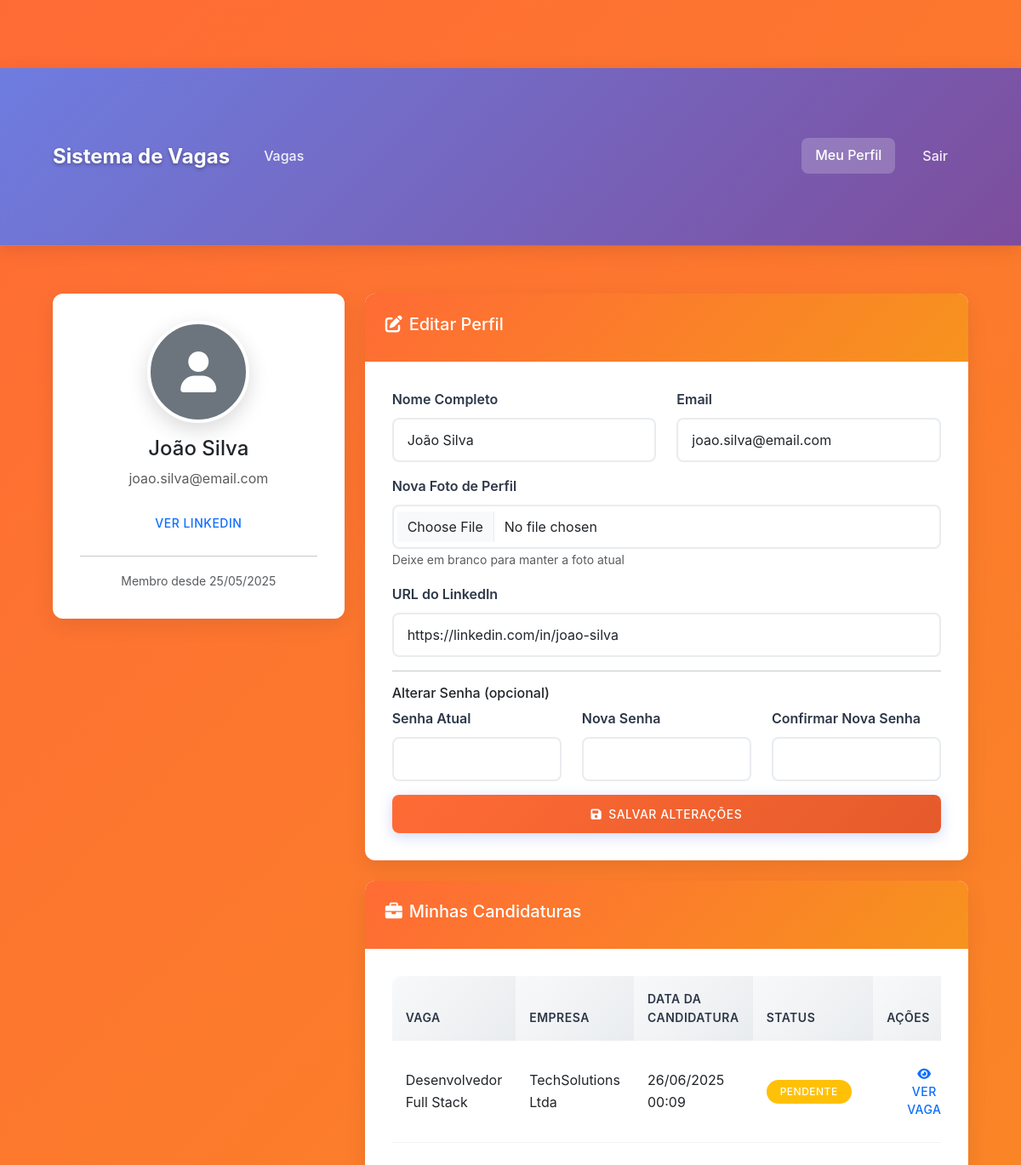
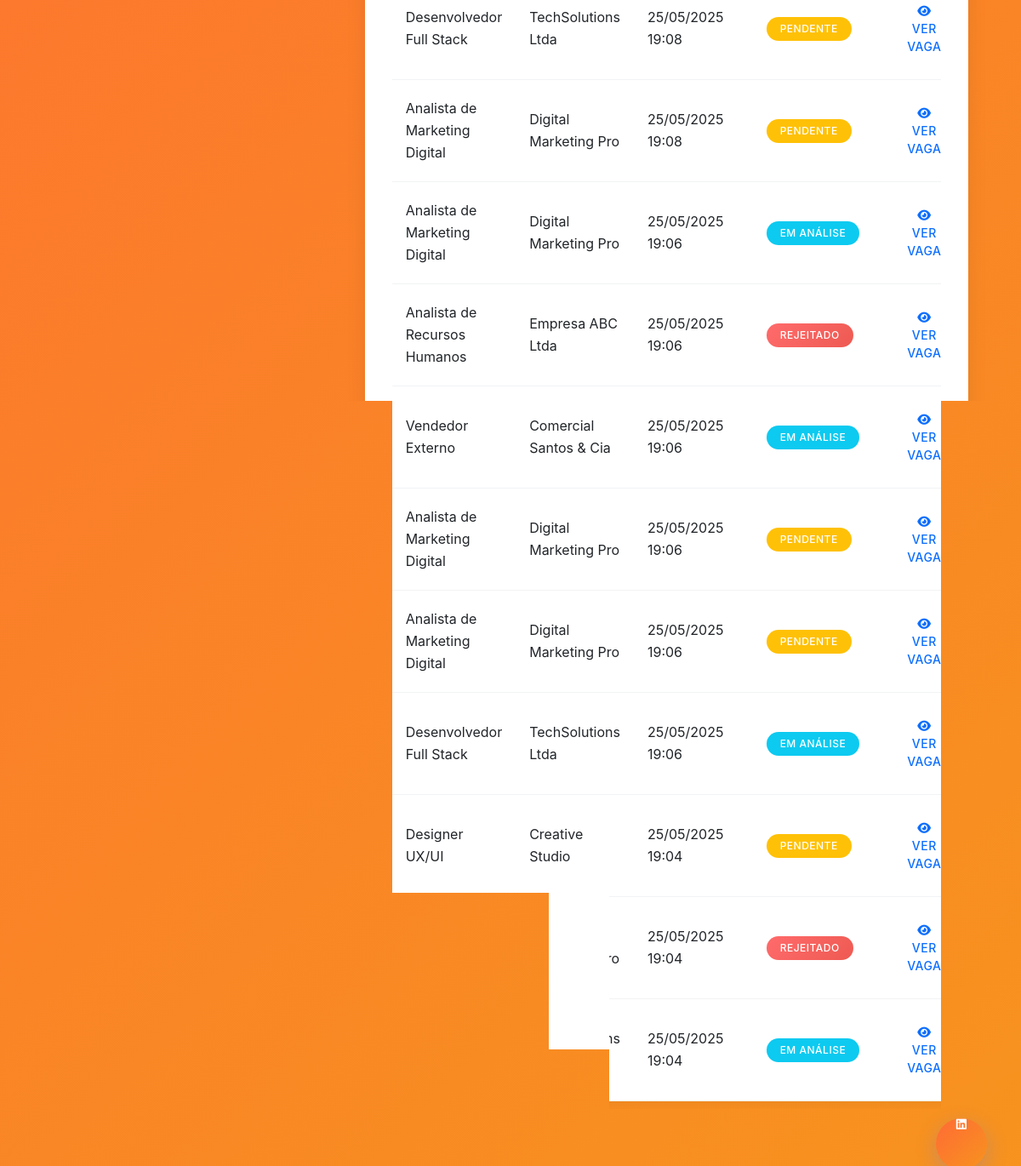
The app's page /profile.php (signed in) with its own data (2 pictures, top to bottom).
### tables this page shows
CREATE TABLE users (
        id INTEGER PRIMARY KEY AUTOINCREMENT,
        name VARCHAR(100) NOT NULL,
        email VARCHAR(100) NOT NULL UNIQUE,
        password VARCHAR(255) NOT NULL,
        profile_image VARCHAR(255),
        linkedin_url VARCHAR(255),
        role VARCHAR(10) DEFAULT 'user',
        created_at DATETIME DEFAULT CURRENT_TIMESTAMP
    );

CREATE TABLE job_applications (
        id INTEGER PRIMARY KEY AUTOINCREMENT,
        job_id INTEGER,
        user_id INTEGER,
        status VARCHAR(20) DEFAULT 'pending',
        created_at DATETIME DEFAULT CURRENT_TIMESTAMP,
        FOREIGN KEY (job_id) REFERENCES job_postings(id),
        FOREIGN KEY (user_id) REFERENCES users(id)
    );

CREATE TABLE job_postings (
        id INTEGER PRIMARY KEY AUTOINCREMENT,
        title VARCHAR(200) NOT NULL,
        description TEXT NOT NULL,
        requirements TEXT NOT NULL,
        company_name VARCHAR(100) NOT NULL,
        location VARCHAR(100) NOT NULL,
        salary_range VARCHAR(100),
        contact_email VARCHAR(100) NOT NULL,
        contact_phone VARCHAR(20),
        company_logo VARCHAR(255),
        category_id INTEGER,
        is_active BOOLEAN DEFAULT 1,
        created_by INTEGER,
        created_at DATETIME DEFAULT CURRENT_TIMESTAMP,
        FOREIGN KEY (category_id) REFERENCES categories(id),
        FOREIGN KEY (created_by) REFERENCES users(id)
    );

### profile.php (the view, shortened to what this page needs)
<?php
require_once 'config/database.php';
$user_id = $_SESSION['user_id'];
$stmt = $conn->prepare("SELECT * FROM users WHERE id = ?");
$stmt->execute([$user_id]);
$user = $stmt->fetch(PDO::FETCH_ASSOC);
$stmt = $conn->prepare("SELECT ja.*, jp.title, jp.company_name, jp.created_at as job_created
                       FROM job_applications ja
                       JOIN job_postings jp ON ja.job_id = jp.id
                       WHERE ja.user_id = ?
                       ORDER BY ja.created_at DESC");
$stmt->execute([$user_id]);
$applications = $stmt->fetchAll(PDO::FETCH_ASSOC);
?>
<!DOCTYPE html>
<html lang="pt-BR">
<head>
    <link href="https://cdn.jsdelivr.net/npm/bootstrap@5.3.0/dist/css/bootstrap.min.css" rel="stylesheet">
    <link href="https://cdnjs.cloudflare.com/ajax/libs/font-awesome/6.0.0/css/all.min.css" rel="stylesheet">
    <link href="assets/css/style.css" rel="stylesheet">
</head>
<body>
    <nav class="navbar navbar-expand-lg navbar-dark bg-primary">
        <div class="container">
            <a class="navbar-brand" href="index.php">Sistema de Vagas</a>
            <div class="collapse navbar-collapse" id="navbarNav">
                <ul class="navbar-nav me-auto">
                    <li class="nav-item">
                        <a class="nav-link" href="index.php">Vagas</a>
                    </li>
                </ul>
                <ul class="navbar-nav">
                    <li class="nav-item">
                        <a class="nav-link active" href="profile.php">Meu Perfil</a>
                    </li>
                    <li class="nav-item">
                        <a class="nav-link" href="logout.php">Sair</a>
                    </li>
                </ul>
            </div>
        </div>
    </nav>
    <div class="container mt-4">
        <div class="row">
            <div class="col-md-4">
                <div class="card">
                    <div class="card-body text-center">
                        <?php if ($user['profile_image']): ?>
                            <img src="<?php echo htmlspecialchars($user['profile_image']); ?>"
                                 alt="Foto do perfil"
                                 class="profile-image mb-3">
                        <?php else: ?>
                            <div class="profile-image bg-secondary text-white d-flex align-items-center justify-content-center mb-3 mx-auto">
                                <i class="fas fa-user fa-3x"></i>
                            </div>
                        <?php endif; ?>
                        <h4><?php echo htmlspecialchars($user['name']); ?></h4>
                        <p class="text-muted"><?php echo htmlspecialchars($user['email']); ?></p>
                        <?php if ($user['linkedin_url']): ?>
                            <a href="<?php echo htmlspecialchars($user['linkedin_url']); ?>"
                               target="_blank"
                               class="btn btn-outline-primary btn-sm">
                                <i class="fab fa-linkedin me-2"></i>Ver LinkedIn
                            </a>
                        <?php endif; ?>
                        <hr>
                        <small class="text-muted">
                            Membro desde <?php echo date('d/m/Y', strtotime($user['created_at'])); ?>
                        </small>
                    </div>
                </div>
            </div>
            <div class="col-md-8">
                <div class="card">
                    <div class="card-header">
                        <h5><i class="fas fa-edit me-2"></i>Editar Perfil</h5>
                    </div>
                    <div class="card-body">
                        <form method="POST" enctype="multipart/form-data">
                            <div class="row">
                                <div class="col-md-6">
                                    <div class="mb-3">
                                        <label for="name" class="form-label">Nome Completo</label>
                                        <input type="text" class="form-control" id="name" name="name"
                                               value="<?php echo htmlspecialchars($user['name']); ?>" required>
                                    </div>
                                </div>
                                <div class="col-md-6">
                                    <div class="mb-3">
                                        <label for="email" class="form-label">Email</label>
                                        <input type="email" class="form-control" id="email" name="email"
                                               value="<?php echo htmlspecialchars($user['email']); ?>" required>
                                    </div>
                                </div>
                            </div>
                            <div class="mb-3">
                                <label for="profile_image" class="form-label">Nova Foto de Perfil</label>
                                <input type="file" class="form-control" id="profile_image" name="profile_image" accept="image/*">
                                <small class="text-muted">Deixe em branco para manter a foto atual</small>
                            </div>
                            <div class="mb-3">
                                <label for="linkedin_url" class="form-label">URL do LinkedIn</label>
                                <input type="url" class="form-control" id="linkedin_url" name="linkedin_url"
                                       value="<?php echo htmlspecialchars($user['linkedin_url']); ?>">
                            </div>
                            <hr>
                            <h6>Alterar Senha (opcional)</h6>
                            <div class="row">
                                <div class="col-md-4">
                                    <div class="mb-3">
                                        <label for="current_password" class="form-label">Senha Atual</label>
                                        <input type="password" class="form-control" id="current_password" name="current_password">
                                    </div>
                                </div>
                                <div class="col-md-4">
                                    <div class="mb-3">
                                        <label for="new_password" class="form-label">Nova Senha</label>
                                        <input type="password" class="form-control" id="new_password" name="new_password" minlength="6">
                                    </div>
                                </div>
                                <div class="col-md-4">
                                    <div class="mb-3">
                                        <label for="confirm_password" class="form-label">Confirmar Nova Senha</label>
                                        <input type="password" class="form-control" id="confirm_password" name="confirm_password">
                                    </div>
                                </div>
                            </div>
                            <div class="d-grid">
                                <button type="submit" class="btn btn-primary">
                                    <i class="fas fa-save me-2"></i>Salvar Alterações
                                </button>
                            </div>
                        </form>
                    </div>
                </div>
                <div class="card mt-4">
                    <div class="card-header">
                        <h5><i class="fas fa-briefcase me-2"></i>Minhas Candidaturas</h5>
                    </div>
                    <div class="card-body">
                        <?php if (empty($applications)): ?>
                            <div class="alert alert-info">
                                <i class="fas fa-info-circle me-2"></i>Você ainda não se candidatou a nenhuma vaga.
                                <a href="index.php" class="alert-link">Ver vagas disponíveis</a>
                            </div>
                        <?php else: ?>
                            <div class="table-responsive">
                                <table class="table">
                                    <thead>
                                        <tr>
                                            <th>Vaga</th>
                                            <th>Empresa</th>
                                            <th>Data da Candidatura</th>
                                            <th>Status</th>
                                            <th>Ações</th>
                                        </tr>
                                    </thead>
                                    <tbody>
                                        <?php foreach ($applications as $app): ?>
                                            <tr>
                                                <td><?php echo htmlspecialchars($app['title']); ?></td>
                                                <td><?php echo htmlspecialchars($app['company_name']); ?></td>
                                                <td><?php echo date('d/m/Y H:i', strtotime($app['created_at'])); ?></td>
                                                <td>
                                                    <span class="badge bg-<?php
                                                        echo match($app['status']) {
                                                            'pending' => 'warning',
                                                            'reviewed' => 'info',
                                                            'accepted' => 'success',
                                                            'rejected' => 'danger',
                                                            default => 'secondary'
                                                        };
                                                    ?>">
                                                        <?php
                                                            echo match($app['status']) {
                                                                'pending' => 'Pendente',
                                                                'reviewed' => 'Em Análise',
                                                                'accepted' => 'Aprovado',
                                                                'rejected' => 'Rejeitado',
                                                                default => 'Desconhecido'
                                                            };
                                                        ?>
                                                    </span>
                                                </td>
                                                <td>
                                                    <a href="job_details.php?id=<?php echo $app['job_id']; ?>"
                                                       class="btn btn-sm btn-outline-primary">
                                                        <i class="fas fa-eye"></i> Ver Vaga
                                                    </a>
                                                </td>
                                            </tr>
                                        <?php endforeach; ?>
                                    </tbody>
                                </table>
                            </div>
                        <?php endif; ?>
                    </div>
                </div>
            </div>
        </div>
    </div>
</body>
</html>

### assets/css/style.css (style rules this page uses)
:root { --primary-color: #ff6b35; --primary-dark: #e55a2b; --secondary-color: #f7931e; --accent-color: #ffd23f; --success-color: #06ffa5; --warning-color: #ffd23f; --danger-color: #ff6b6b; --info-color: #4ecdc4; --light-color: #ffffff; --dark-color: #2d3748; --text-muted: #4a5568; --border-radius: 12px; --box-shadow: 0 10px 30px rgba(0, 0, 0, 0.1); --transition: all 0.3s cubic-bezier(0.4, 0, 0.2, 1); }
* { margin: 0; padding: 0; box-sizing: border-box; }
body { font-family: 'Inter', -apple-system, BlinkMacSystemFont, 'Segoe UI', Roboto, sans-serif; background: linear-gradient(135deg, #ff6b35 0%, #f7931e 100%); min-height: 100vh; line-height: 1.6; color: var(--dark-color); overflow-x: hidden; padding-top: 80px; }
.navbar { background: linear-gradient(135deg, rgba(102, 126, 234, 0.95) 0%, rgba(118, 75, 162, 0.95) 100%) !important; backdrop-filter: blur(10px); border-bottom: 1px solid rgba(255, 255, 255, 0.1); box-shadow: 0 4px 20px rgba(0, 0, 0, 0.1); padding: 1rem 0; }
.navbar-brand { font-weight: 700; font-size: 1.5rem; color: white !important; text-shadow: 0 2px 4px rgba(0, 0, 0, 0.3); }
.navbar-nav .nav-link { color: rgba(255, 255, 255, 0.9) !important; font-weight: 500; margin: 0 0.5rem; padding: 0.5rem 1rem !important; border-radius: 8px; transition: var(--transition); }
.navbar-nav .nav-link:hover, .navbar-nav .nav-link.active { background: rgba(255, 255, 255, 0.2); color: white !important; transform: translateY(-1px); }
.container { margin-top: 2rem; margin-bottom: 2rem; padding: 2rem; }
.card { border: none; border-radius: var(--border-radius); box-shadow: 0 8px 25px rgba(0, 0, 0, 0.08); transition: var(--transition); overflow: hidden; background: white; }
.card-header { background: linear-gradient(135deg, var(--primary-color) 0%, var(--secondary-color) 100%); color: white; border: none; padding: 1.5rem; font-weight: 600; }
.card-body { padding: 2rem; }
.btn { border-radius: 8px; font-weight: 500; padding: 0.75rem 1.5rem; transition: var(--transition); border: none; text-transform: uppercase; letter-spacing: 0.5px; font-size: 0.875rem; }
.btn-primary { background: linear-gradient(135deg, var(--primary-color) 0%, var(--primary-dark) 100%); box-shadow: 0 4px 15px rgba(102, 126, 234, 0.3); }
.form-control, .form-select { border: 2px solid #e9ecef; border-radius: 8px; padding: 0.75rem 1rem; transition: var(--transition); background: white; }
.form-label { font-weight: 600; color: var(--dark-color); margin-bottom: 0.5rem; }
.table { background: white; border-radius: var(--border-radius); overflow: hidden; box-shadow: 0 4px 15px rgba(0, 0, 0, 0.05); }
.table thead th { background: linear-gradient(135deg, #f8f9fa 0%, #e9ecef 100%); border: none; font-weight: 600; color: var(--dark-color); padding: 1rem; text-transform: uppercase; letter-spacing: 0.5px; font-size: 0.875rem; }
.table tbody tr { transition: var(--transition); }
.table tbody td { padding: 1rem; border-color: #f1f3f4; vertical-align: middle; }
.badge { padding: 0.5rem 1rem; border-radius: 20px; font-weight: 500; text-transform: uppercase; letter-spacing: 0.5px; font-size: 0.75rem; }
.bg-danger { background: linear-gradient(135deg, var(--danger-color) 0%, #ee5a52 100%) !important; }
.profile-image { width: 120px; height: 120px; border-radius: 50%; object-fit: cover; border: 4px solid white; box-shadow: 0 8px 25px rgba(0, 0, 0, 0.15); transition: var(--transition); }

### records on screen
users: name "João Silva", email "joao.silva@email.com", created_at "25/05/2025", linkedin_url "https://linkedin.com/in/joao-silva"
job_applications: job.title "Desenvolvedor Full Stack", job.company_name "TechSolutions Ltda", created_at "26/06/2025 00:09", status "PENDENTE"
job_applications: job.title "Desenvolvedor Full Stack", job.company_name "TechSolutions Ltda", created_at "25/05/2025 19:08", status "PENDENTE"
job_applications: job.title "Analista de Marketing Digital", job.company_name "Digital Marketing Pro", created_at "25/05/2025 19:08", status "PENDENTE"
job_applications: job.title "Analista de Marketing Digital", job.company_name "Digital Marketing Pro", created_at "25/05/2025 19:06", status "EM ANÁLISE"
job_applications: job.title "Analista de Recursos Humanos", job.company_name "Empresa ABC Ltda", created_at "25/05/2025 19:06", status "REJEITADO"
job_applications: job.title "Vendedor Externo", job.company_name "Comercial Santos & Cia", created_at "25/05/2025 19:06", status "EM ANÁLISE"
job_applications: job.title "Analista de Marketing Digital", job.company_name "Digital Marketing Pro", created_at "25/05/2025 19:06", status "PENDENTE"
job_applications: job.title "Analista de Marketing Digital", job.company_name "Digital Marketing Pro", created_at "25/05/2025 19:06", status "PENDENTE"
job_applications: job.title "Desenvolvedor Full Stack", job.company_name "TechSolutions Ltda", created_at "25/05/2025 19:06", status "EM ANÁLISE"
job_applications: job.title "Designer UX/UI", job.company_name "Creative Studio", created_at "25/05/2025 19:04", status "PENDENTE"
job_applications: job.company_name "Digital Marketing Pro", created_at "25/05/2025 19:04", status "REJEITADO"
job_applications: job.company_name "TechSolutions Ltda", created_at "25/05/2025 19:04", status "EM ANÁLISE"
